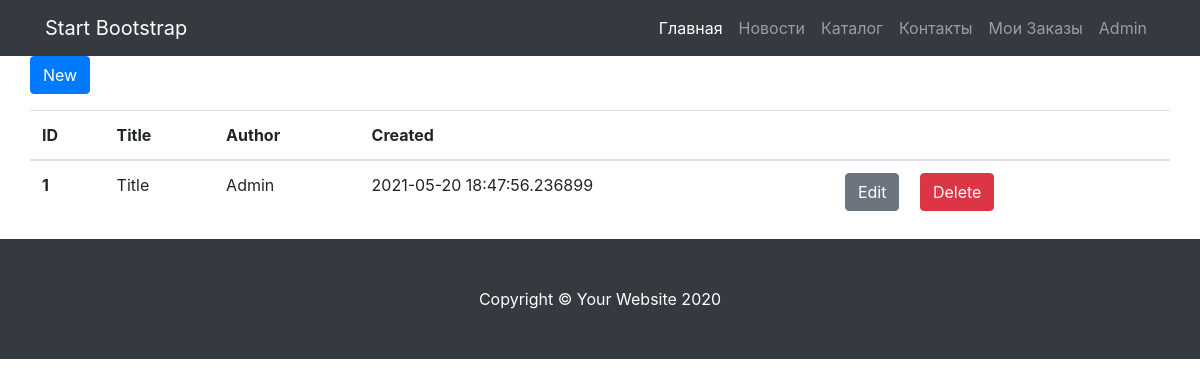
Page /admin/news (signed in) on the earlier database version.
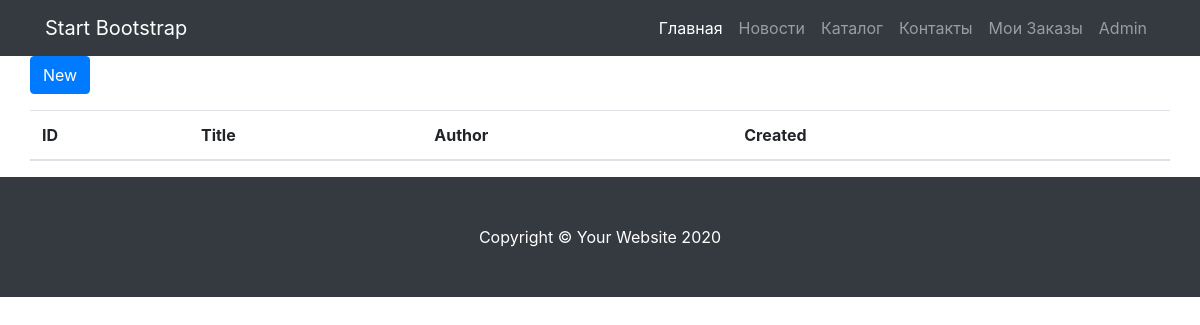
Same page on the later database version.
### data/users.py (models this page shows, shortened)
class User(SqlAlchemyBase, UserMixin, SerializerMixin):
    __tablename__ = 'users'
    id = sqlalchemy.Column(sqlalchemy.Integer,
                           primary_key=True, autoincrement=True)
    role=sqlalchemy.Column(sqlalchemy.String, nullable=False, default='user')
    name = sqlalchemy.Column(sqlalchemy.String, nullable=True)
    about = sqlalchemy.Column(sqlalchemy.String, nullable=True)
    email = sqlalchemy.Column(sqlalchemy.String,
                              index=True, unique=True, nullable=True)
    hashed_password = sqlalchemy.Column(sqlalchemy.String, nullable=True)
    created_date = sqlalchemy.Column(sqlalchemy.DateTime,
                                     default=datetime.datetime.now)
    news = orm.relation("News", back_populates='user')

### data/news.py (models this page shows, shortened)
class News(SqlAlchemyBase, SerializerMixin):
    __tablename__ = 'news'
    id = sqlalchemy.Column(sqlalchemy.Integer,
                           primary_key=True, autoincrement=True)
    title = sqlalchemy.Column(sqlalchemy.String, nullable=True)
    content = sqlalchemy.Column(sqlalchemy.String, nullable=True)
    image = sqlalchemy.Column(sqlalchemy.String, nullable=True)
    created_date = sqlalchemy.Column(sqlalchemy.DateTime,
                                     default=datetime.datetime.now)
    likes = sqlalchemy.Column(sqlalchemy.Integer)
    is_private = sqlalchemy.Column(sqlalchemy.Boolean, default=True)
    user_id = sqlalchemy.Column(sqlalchemy.Integer,
                                sqlalchemy.ForeignKey("users.id"))
    news_img = sqlalchemy.Column(sqlalchemy.String, nullable=True)
    user = orm.relation('User')

### admin.py (the view)
    def decoreated_func(*args, **kwargs):
        if current_user.role == 'admin':
            return func(*args, **kwargs)
        else:
            return redirect('/')

### admin.py (called while the page is built)
def admin_protect(func):
    def decoreated_func(*args, **kwargs):
        if current_user.role == 'admin':
            return func(*args, **kwargs)
        else:
            return redirect('/')
    return decoreated_func

@admin.route('/admin/news', endpoint='get_news_list')
@admin_protect
@login_required
def get_news_list():
    db_sess = db_session.create_session()
    data = db_sess.query(News)
    return render_template("admin/news.html", news=data, title="Управление Новостями")

### data/db_session.py (called while the page is built)
def create_session() -> Session:
    global __factory
    return __factory()

### templates/admin/news.html
{% extends "base.html" %}
{% block content %}
<div class="row">
    <button type="button" class="btn btn-primary mb-3"
            onclick="window.location ='/admin/news_item/new';">
      New
    </button>
    <table class="table">
      <thead>
        <tr>
          <th scope="col">ID</th>
          <th scope="col">Title</th>
          <th scope="col">Author</th>
          <th scope="col">Created</th>
          <th scope="col"></th>
        </tr>
      </thead>
      <tbody>
      {% for item in news %}
        <tr>
          <th scope="row">{{item.id}}</th>
          <td>{{item.title}}</td>
          <td>{{item.user.name}}</td>
          <td>{{item.created_date}}</td>
          <td><button type="button" class="btn btn-secondary ml-3"
                      onclick="window.location ='/admin/news_item/{{item.id}}';">
            Edit</button>
              <button type="button"class="btn btn-danger ml-3"
              onclick="window.location ='/admin/news_item/delete/{{item.id}}';">
                Delete</button></td>
        </tr>
      {% endfor %}
      </tbody>
    </table>
</div>
{% endblock %}

### templates/base.html (shortened to what this page needs)
<!DOCTYPE html>
<html lang="en">
<head>
    <link rel="stylesheet"
          href="https://stackpath.bootstrapcdn.com/bootstrap/4.4.1/css/bootstrap.min.css"
>
  <link  rel="stylesheet"
         href="https://maxcdn.bootstrapcdn.com/font-awesome/4.3.0/css/font-awesome.min.css">
  <link href="{{ url_for('static', filename='css/shop-homepage.css') }}" rel="stylesheet">
  <link href="{{ url_for('static', filename='css/comments.css') }}" rel="stylesheet" />
</head>
<body>
  <nav class="navbar navbar-expand-lg navbar-dark bg-dark fixed-top">
    <div class="container">
      <a class="navbar-brand" href="#">Start Bootstrap</a>
      <div class="collapse navbar-collapse" id="navbarResponsive">
        <ul class="navbar-nav ml-auto">
          <li class="nav-item active">
            <a class="nav-link" href="/">Главная
            </a>
          </li>
          <li class="nav-item">
            <a class="nav-link" href="/news">Новости</a>
          </li>
          <li class="nav-item">
            <a class="nav-link" href="/products">Каталог</a>
          </li>
          <li class="nav-item">
            <a class="nav-link" href="#">Контакты</a>
          </li>
          {% if current_user.is_authenticated %}
          <li class="nav-item">
            <a class="nav-link" href="/order">Мои Заказы</a>
          </li>
          <li class="nav-item">
            <a class="nav-link danger" href="/logout">{{ current_user.name }}</a>
          </li>
      {% endif %}
        </ul>
      </div>
    </div>
  </nav>
  <div class="container">
    {% block content %}
    {% endblock %}
  </div>
  <footer class="py-5 bg-dark">
    <div class="container">
      <p class="m-0 text-center text-white">Copyright &copy; Your Website 2020</p>
    </div>
  </footer>
</body>
</html>

### static/css/shop-homepage.css (style rules this page uses)
body { padding-top: 56px; }

Differences in the rows shown:
removed News: id "1", title "Title", user.name "Admin", created_date "2021-05-20 18:47:56.236899"
